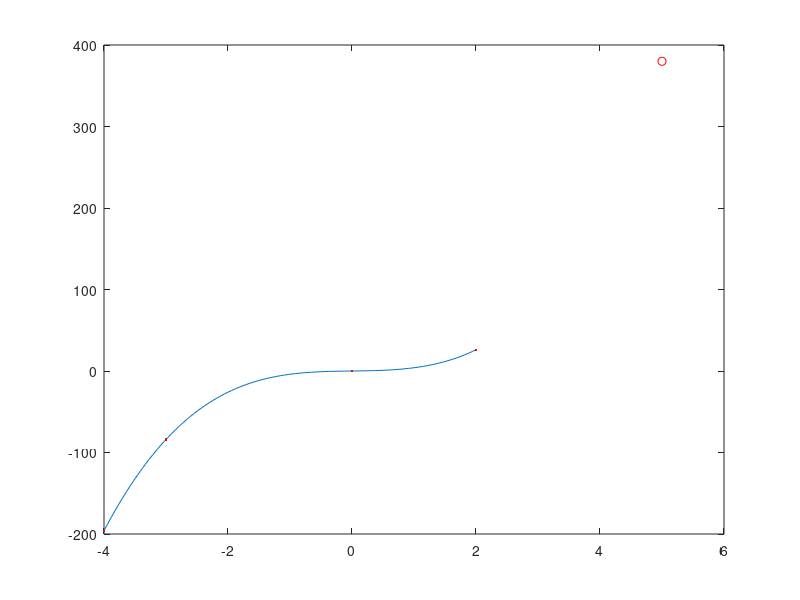

Recreate this plot in MATLAB.
clc %permite borrar el area de trabajo
clear %permite borrar las variables almacenadas

fprintf('INTERPOLACION "POLINIMIO DE LAGRAGE"\n\n\n');
A = [0 -3 2 -4;0 -84 26 -196];

x = A(1,:);
Fx = A(2,:);


printf(" Valores de X ");
disp("");
disp(x);
printf(" Valores de f(X) ");
disp("");
disp(Fx);

n=length(x);

xa = x;

larange = '';
for j=1:n
  
  Superior ="";
  for i=1:n
    if(i!=j)
      if (x(i)>0)
        signo = '-';
      else
        signo = '+';
      end
      if (i==1)||((i==2)&&(j==1))
        Superior = [Superior '(x' signo num2str(abs(x(i))) ')'];
      else
        Superior = [Superior '.*(x' signo num2str(abs(x(i))) ')'];
      
      end
    end
  end
 
 
  
  Inferior=1;
  for i=1:n
    if(i!=j)
      Inferior=Inferior*(x(j)-x(i)); %calculo del producto 3 inferior de L
    end
  end
  
  
  if ((Fx(j)*Inferior)>0)
     signo2 = '+';
  else
     signo2 = '-';
  end
  if (j==1)
    larange= [larange num2str(abs(Fx(j)/ Inferior)) '*' Superior];
  else
    larange= [larange signo2 num2str(abs(Fx(j)/ Inferior)) '*' Superior];
  end
  
  
  
 end
fprintf('\n POLINOMIO INTERPOLANTE: \n')
disp(larange);
x=input('\nIngrese el punto a aproximar: ');
disp('\nLa aproximacion a f(x) es:')
y=eval(larange); %evaluar el punto en el polinomio
disp(y);

xinterp=x;
yinterp=eval(larange);


% Grafica de los puntos
xg=linspace(min(xa),max(xa));
x=xg;
yg=eval(larange);

plot(xg,yg,xa,Fx,'.r',xinterp,yinterp,'or');
